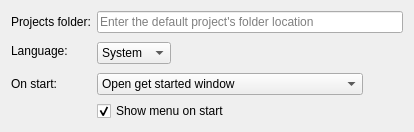
     <widget class="QWidget" name="commonTab">
      <attribute name="title">
       <string>Common</string>
      </attribute>
      <layout class="QFormLayout" name="formLayout_2">
       <item row="2" column="0">
        <widget class="QLabel" name="languageLabel">
         <property name="text">
          <string>Language:</string>
         </property>
        </widget>
       </item>
       <item row="2" column="1">
        <layout class="QHBoxLayout" name="horizontalLayout_3">
         <item>
          <widget class="QComboBox" name="language">
           <item>
            <property name="text">
             <string>System</string>
            </property>
           </item>
           <item>
            <property name="text">
             <string>Russian</string>
            </property>
           </item>
           <item>
            <property name="text">
             <string>English</string>
            </property>
           </item>
          </widget>
         </item>
         <item>
          <spacer name="horizontalSpacer_10">
           <property name="orientation">
            <enum>Qt::Horizontal</enum>
           </property>
           <property name="sizeHint" stdset="0">
            <size>
             <width>13</width>
             <height>28</height>
            </size>
           </property>
          </spacer>
         </item>
        </layout>
       </item>
       <item row="3" column="0">
        <widget class="QLabel" name="startWindowLabel">
         <property name="text">
          <string>On start:</string>
         </property>
        </widget>
       </item>
       <item row="3" column="1">
        <layout class="QHBoxLayout" name="horizontalLayout_4">
         <item>
          <widget class="QComboBox" name="startBehavior">
           <property name="sizePolicy">
            <sizepolicy hsizetype="Minimum" vsizetype="Fixed">
             <horstretch>0</horstretch>
             <verstretch>0</verstretch>
            </sizepolicy>
           </property>
           <property name="minimumSize">
            <size>
             <width>266</width>
             <height>0</height>
            </size>
           </property>
           <item>
            <property name="text">
             <string>Open get started window</string>
            </property>
           </item>
           <item>
            <property name="text">
             <string>Restore previous session</string>
            </property>
           </item>
          </widget>
         </item>
         <item>
          <spacer name="horizontalSpacer_3">
           <property name="orientation">
            <enum>Qt::Horizontal</enum>
           </property>
           <property name="sizeHint" stdset="0">
            <size>
             <width>40</width>
             <height>20</height>
            </size>
           </property>
          </spacer>
         </item>
        </layout>
       </item>
       <item row="4" column="1">
        <widget class="QCheckBox" name="showMenuOnStart">
         <property name="text">
          <string>Show menu on start</string>
         </property>
         <property name="checked">
          <bool>true</bool>
         </property>
        </widget>
       </item>
       <item row="1" column="1">
        <widget class="QFileEdit" name="projectsFolder">
         <property name="placeholderText">
          <string>Enter the default project's folder location</string>
         </property>
         <property name="mode">
          <enum>QFileEdit::OpenFolderDialog</enum>
         </property>
        </widget>
       </item>
       <item row="1" column="0">
        <widget class="QLabel" name="label">
         <property name="text">
          <string>Projects folder:</string>
         </property>
        </widget>
       </item>
      </layout>
     </widget>
